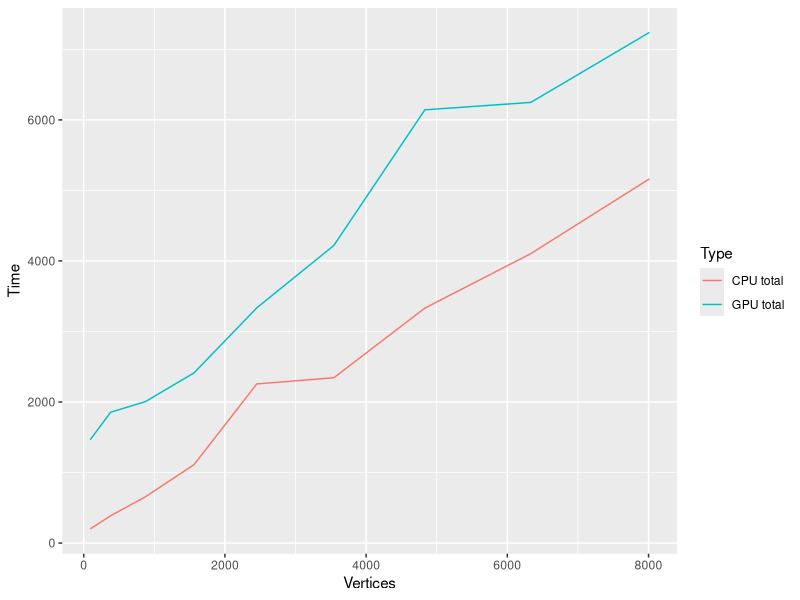
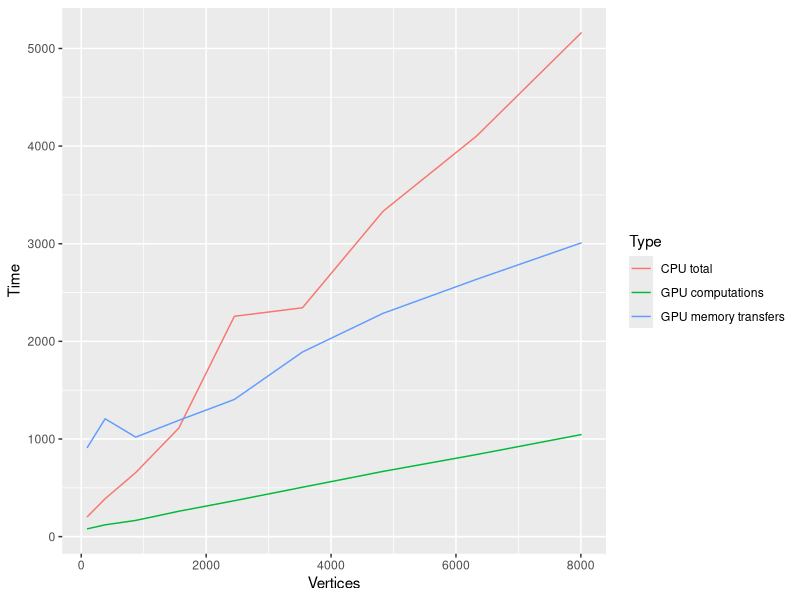

These charts were generated, in order, by the following R code:
library(ggplot2)

benchmarks = read.csv("benchmarks.csv")

vertices <- unique(benchmarks$Vertices)
len <- length(vertices)

transfVals <- benchmarks$Transfer
transfVals <- transfVals[transfVals != 0]

compVals <- benchmarks$Computation
compVals <- compVals[compVals != 0]

gpuVals <- benchmarks[benchmarks$Type == "GPU",]$Time
cpuVals <- benchmarks[benchmarks$Type == "CPU",]$Time

transfLabels <- rep("GPU memory transfers", len)
compLabels <- rep("GPU computations", len)
gpuLabels <- rep("GPU total", len)
cpuLabels <- rep("CPU total", len)

transferFrame <- data.frame(Type = transfLabels,
                           Vertices = vertices,
                           Time = transfVals)
computationFrame <- data.frame(Type = compLabels,
                              Vertices = vertices,
                              Time = compVals)
gpuFrame <- data.frame(Type = gpuLabels,
                       Vertices = vertices,
                       Time = gpuVals)
cpuFrame <- data.frame(Type = cpuLabels,
                       Vertices = vertices,
                       Time = cpuVals)


tt <- rbind(cpuFrame, gpuFrame)
p <- ggplot(tt, aes(x = Vertices, y = Time))
p <- p + geom_line(aes(color = Type))
print(p)


cg <- rbind(cpuFrame, computationFrame, transferFrame)
p <- ggplot(cg, aes(x = Vertices, y = Time))
p <- p + geom_line(aes(color = Type))
print(p)

